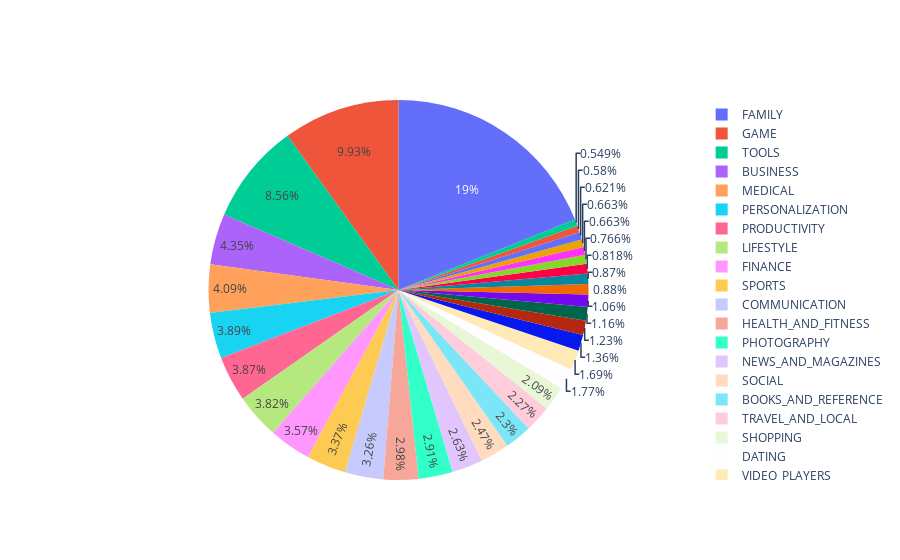

Notebook source saved alongside this figure:
### Markdown cell above
## Frequency dist and histograms of attributes

### Code cell
#distribution of apps by category
number_of_apps_in_category = df['Category'].value_counts().sort_values(ascending=True)

data = [go.Pie(
        labels = number_of_apps_in_category.index,
        values = number_of_apps_in_category.values,
        hoverinfo = 'label+value'
    
)]

plotly.offline.iplot(data, filename='active_category')

### Figure 1 — Plotly figure (JSON) as saved in the notebook; plotly's stock layout.template omitted (floating-point values rounded to 4 significant figures)
{"data": [{"hoverinfo": "label+value", "labels": ["BEAUTY", "COMICS", "PARENTING", "ART_AND_DESIGN", "EVENTS", "HOUSE_AND_HOME", "WEATHER", "LIBRARIES_AND_DEMO", "AUTO_AND_VEHICLES", "ENTERTAINMENT", "FOOD_AND_DRINK", "EDUCATION", "MAPS_AND_NAVIGATION", "VIDEO_PLAYERS", "DATING", "SHOPPING", "TRAVEL_AND_LOCAL", "BOOKS_AND_REFERENCE", "SOCIAL", "NEWS_AND_MAGAZINES", "PHOTOGRAPHY", "HEALTH_AND_FITNESS", "COMMUNICATION", "SPORTS", "FINANCE", "LIFESTYLE", "PRODUCTIVITY", "PERSONALIZATION", "MEDICAL", "BUSINESS", "TOOLS", "GAME", "FAMILY"], "type": "pie", "values": [53, 56, 60, 64, 64, 74, 79, 84, 85, 102, 112, 119, 131, 163, 171, 202, 219, 222, 239, 254, 281, 288, 315, 325, 345, 369, 374, 376, 395, 420, 827, 959, 1831]}], "layout": {}}
